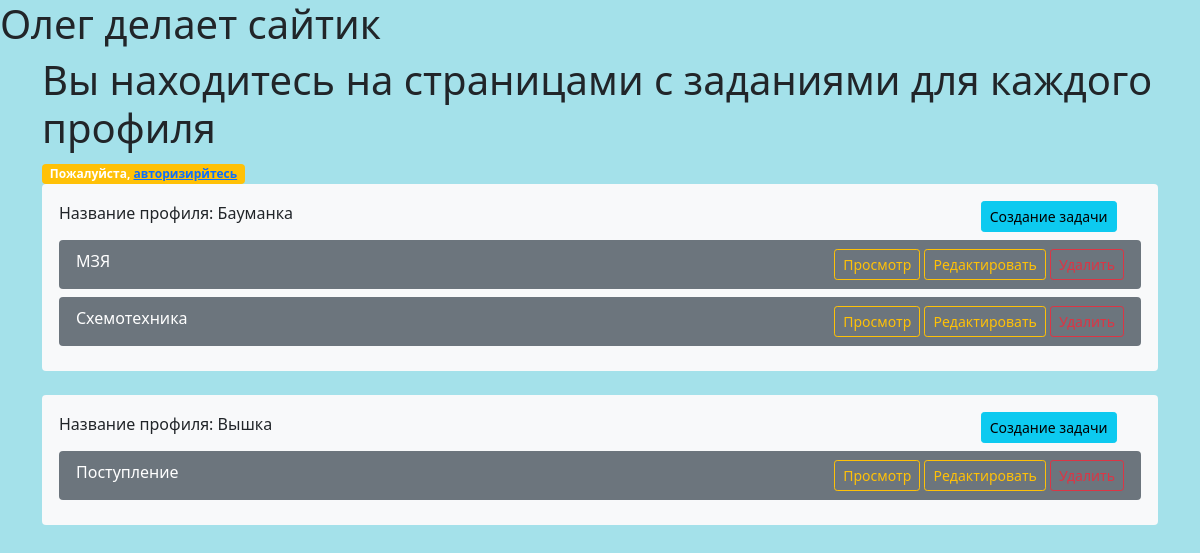
The page /tasks/ on the database as committed earlier.
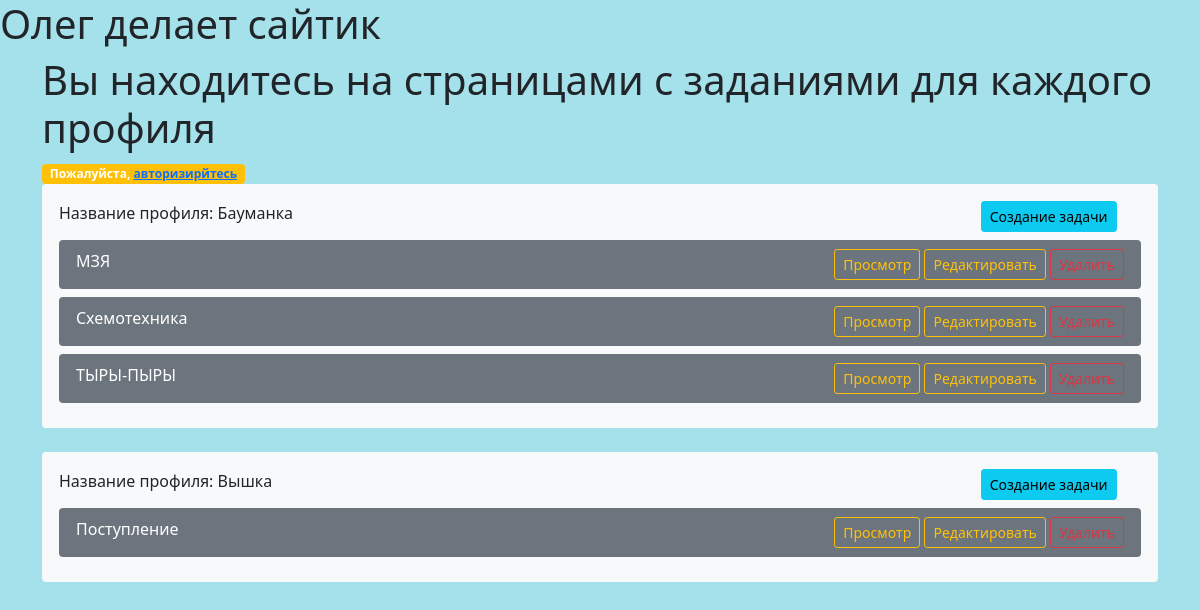
The same page on the database as committed later.
### tasks/models.py (models this page shows, shortened)
class Profile(models.Model):
    title = models.CharField(max_length=100)
    phone = models.CharField(max_length=20)
    email = models.EmailField(null=True, blank=True)
    address = models.TextField(null=True, blank=True)
    class Meta:
        verbose_name = 'Профиль компании'
        verbose_name_plural = 'Профили компаний'

class Task(models.Model):
    status_varient = [('New','Новая'),('In_work','В работе'),('Done','Завершена')]
    title = models.CharField(max_length=100)
    description = models.TextField(null=True, blank=True,)
    created_at = models.DateTimeField(auto_now_add=True)
    profile = models.ForeignKey(Profile, related_name='tasks', on_delete=models.CASCADE)
    status = models.CharField(max_length=20, choices=status_varient, default='Новая',)

### tasks/views.py (the view)
# urls.py: path('', control.index, name='index'),
def index(request):
    profiles = Profile.objects.all()
    context = {
        'title': 'Tasks Page',
        'message': 'Вы находитесь на страницами с заданиями для каждого профиля',
        'profiles': profiles,
        'page': 'main',
    }
    return render(request, 'tasks/index.html', context)

### tasks/templates/tasks/index.html
{% extends "tasks/base.html" %}
{% block content %}
<body>
  <div class="container">
    <h1>
      {{ message }}
    </h1>
    {% if request.user.is_superuser %}
      <span class="badge bg-secondary">Пользователь админ</span>
      <a href="/admin/" class="btn btn-sm btn-primary" target="_blank">Перейти в админку</a>
    {% else %}
      <span class="badge bg-warning">Пожалуйста,
        <a href="/admin/" target="_blank">авторизирйтесь</a>
      </span>
    {% endif %}
  </div>
  <div class="container">
    {% for profile in profiles %}
    <div class="alert bg-light mb-4">
      <div class="row">
        <div class="col-md-10">
          <p class="mb-0">Название профиля: {{ profile.title }}</p>
        </div>
        <div class="col-md-2 text-right">
          <a class="btn btn-sm btn-info" href="{% url 'task-create' profile_pk=profile.pk %}">Создание задачи</a>
        </div>
      </div>
      {% if profile.tasks.all %}
      <div class="mt-2">
        {% for task in profile.tasks.all %}
        <div class="alert bg-secondary text-white d-flex justify-content-between mb-2 py-2 px-3">
          <div>
            {{ task.title }}
          </div>
          <div>
            <a class="btn btn-sm btn-outline-warning" href="{% url 'task-read' task.pk %}">Просмотр</a>
            <a class="btn btn-sm btn-outline-warning" href="{% url 'task-update' task.pk %}">Редактировать</a>
            <a class="btn btn-sm btn-outline-danger" href="{% url 'task-delete' task.pk %}">Удалить</a>
          </div>
        </div>
        {% endfor %}
      </div>
      {% else %}
      <p>У этого профиля нет заданий</p>
      {% endif %}
    </div>
    {% endfor %}
  </div>
</body>
{% endblock content %}

### tasks/templates/tasks/base.html (shortened to what this page needs)
{% load static %}
<!DOCTYPE html>
<html>
  <head>
    <link href="https://cdn.jsdelivr.net/npm/bootstrap@5.0.2/dist/css/bootstrap.min.css" rel="stylesheet">
    <link rel="stylesheet" href="{% static 'tasks/css/styles.css' %}" type="text/css" media="all">
  </head>
  <body style="background-color: rgba(164, 225, 234, 0.994);">
    <h1>Олег делает сайтик</h1>
    {% block content %}
    {% endblock content %}
  </body>
</html>

### tasks/static/tasks/css/styles.css (style rules this page uses)
body { background-color: rgba(164, 225, 234, 0.994); }

Rows that differ between the two databases and show on the page:
added Task: title "ТЫРЫ-ПЫРЫ", shown under Profile "Бауманка"
